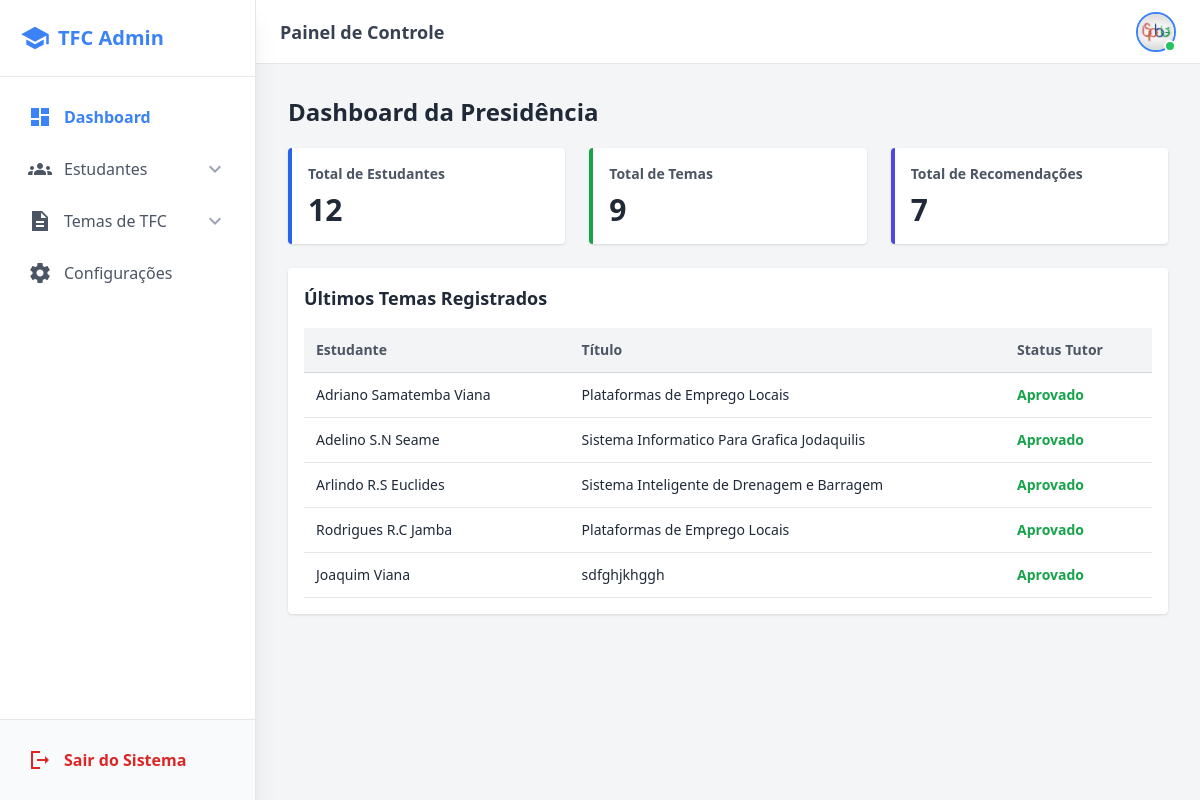
/dashboard/, run on the app's committed database.
### Coordenacao/models.py (models this page shows, shortened)
class Tema(models.Model):
    STATUS_TUTOR = (
        ('pendente', 'Pendente'),
        ('aprovado', 'Aprovado pelo tutor'),
        ('rejeitado', 'Rejeitado pelo tutor'),
    )
    STATUS_COORD = (
        ('pendente', 'Pendente'),
        ('aprovado', 'Aprovado pela coordenação'),
        ('rejeitado', 'Rejeitado pela coordenação'),
    )
    STATUS_FINAL = (
        ('pendente', 'Pendente'),
        ('aprovado', 'Aprovado'),
        ('rejeitado', 'Rejeitado'),
    )
    estudante = models.ForeignKey(
        Usuario,
        on_delete=models.CASCADE,
        related_name='temas',
        limit_choices_to={'perfil': 'estudante'}
    )
    titulo = models.CharField(max_length=200)
    descricao = models.TextField()
    resumo = models.FileField(upload_to='resumos/', blank=True, null=True)
    requerimento = models.FileField(upload_to='requer/', blank=True, null=True)
    tutor_indicado = models.ForeignKey(
        Usuario,
        on_delete=models.SET_NULL,
        blank=True,
        null=True,
        related_name='temas_orientados',
        limit_choices_to={'perfil': 'tutor'}
    )
    status_tutor = models.CharField(
        max_length=15,
        choices=STATUS_TUTOR,
        default='pendente'
    )
    status_coordenacao = models.CharField(
        max_length=20,
        choices=STATUS_COORD,
        default='pendente'
    )
    status_final = models.CharField(
        max_length=15,
        choices=STATUS_FINAL,
        default='pendente'
    )
    data_envio = models.DateTimeField(auto_now_add=True)
    data_atualizacao = models.DateTimeField(auto_now=True)

class Usuario(AbstractUser):
    TIPOS_USUARIO = (
        ("cordenacao", "cordenacao"),
        ("dac", "dac"),
        ("presidente", "professores"),
        ("estudante", "estudante"),
        ("area_cientifica", "area_cientifica"),
        ("tutor", "tutor"),
    )
    ESTADO_USUARIO = (
        ("activo", "activo"),
        ("desativado", "desativado"),
    )
    username = None
    email = models.EmailField(unique=True)
    nome = models.CharField(max_length=100)
    sobrenome = models.CharField(max_length=100)
    imagem = models.ImageField(
        upload_to="usuarios/",
        null=True,
        blank=True
    )
    perfil = models.CharField(
        max_length=20,
        choices=TIPOS_USUARIO,
    )
    estado_user = models.CharField(
        max_length=20,
        choices=ESTADO_USUARIO,
        default="desativado"
    )
    curso = models.ForeignKey(
        Curso, on_delete=models.SET_NULL, null=True, blank=True
    )
    depart = models.ForeignKey(
        Departamento, on_delete=models.SET_NULL, null=True, blank=True
    )
    telefone = models.CharField(max_length=9)
    USERNAME_FIELD = "email"
    REQUIRED_FIELDS = ["nome", "sobrenome"]
    objects = UsuarioManager()

### Coordenacao/views.py (the view)
# urls.py: path('dashboard/', views.dashboard_presidencia, name='dashboard_presidencia'),
def dashboard_presidencia(request):
    total_estudantes = Usuario.objects.filter(perfil="estudante").count()
    total_temas = Tema.objects.count()
    total_recomendacoes = Recomendacao.objects.count()
    ultimos_temas = Tema.objects.order_by('-id')[:5]
    context = {
        'total_estudantes': total_estudantes,
        'total_temas': total_temas,
        'total_recomendacoes': total_recomendacoes,
        'temas': ultimos_temas,
    }
    return render(request, 'admin/presidente.html', context)

### templates/admin/presidente.html (shortened to what this page needs)
{% extends 'admin/base.html' %}
{% load static %}
{% block content %}
<h2 class="text-2xl font-bold mb-5 animate-fadeSlide">Dashboard da Presidência</h2>
<div class="grid grid-cols-1 md:grid-cols-3 gap-6 animate-fade">
    <div class="bg-white shadow rounded p-4 border-l-4 border-blue-600">
        <h3 class="text-sm font-semibold text-gray-600">Total de Estudantes</h3>
        <p class="text-3xl font-bold text-gray-800 mt-2">{{ total_estudantes }}</p>
    </div>
    <div class="bg-white shadow rounded p-4 border-l-4 border-green-600">
        <h3 class="text-sm font-semibold text-gray-600">Total de Temas</h3>
        <p class="text-3xl font-bold text-gray-800 mt-2">{{ total_temas }}</p>
    </div>
    <div class="bg-white shadow rounded p-4 border-l-4 border-indigo-600">
        <h3 class="text-sm font-semibold text-gray-600">Total de Recomendações</h3>
        <p class="text-3xl font-bold text-gray-800 mt-2">{{ total_recomendacoes }}</p>
    </div>
</div>
<div class="mt-6 bg-white shadow rounded p-4 animate-fade">
    <h3 class="text-lg font-semibold mb-4">Últimos Temas Registrados</h3>
    <table class="w-full border-collapse">
        <thead>
            <tr class="bg-gray-100 border-b border-gray-300 text-left">
                <th class="p-3 text-sm font-semibold text-gray-600">Estudante</th>
                <th class="p-3 text-sm font-semibold text-gray-600">Título</th>
                <th class="p-3 text-sm font-semibold text-gray-600">Status Tutor</th>
            </tr>
        </thead>
        <tbody>
            {% for tema in temas %}
            <tr class="border-b hover:bg-gray-50 transition duration-150">
                <td class="p-3 text-sm text-gray-800">{{ tema.estudante.nome }} {{ tema.estudante.sobrenome }}</td>
                <td class="p-3 text-sm text-gray-800">{{ tema.titulo }}</td>
                <td class="p-3 text-sm font-semibold">
                    {% if tema.status_tutor == 'pendente' %}<span class="text-yellow-600">Pendente</span>
                    {% elif tema.status_tutor == 'aprovado' %}<span class="text-green-600">Aprovado</span>
                    {% elif tema.status_tutor == 'rejeitado' %}<span class="text-red-600">Rejeitado</span>{% endif %}
                </td>
            </tr>
            {% empty %}
            <tr>
                <td colspan="3" class="p-3 text-gray-600 text-center">Nenhum tema registrado.</td>
            </tr>
            {% endfor %}
        </tbody>
    </table>
</div>
{% endblock %}

### templates/admin/base.html (shortened to what this page needs)
{% load static %}
<!DOCTYPE html>
<html lang="pt">
<head>
  <script src="https://cdn.tailwindcss.com"></script>
</head>
<body class="bg-surface h-screen flex font-sans text-gray-800">
  <aside id="sidebar" class="fixed md:sticky top-0 left-0 h-screen w-64 bg-white shadow-xl flex flex-col z-50 transform -translate-x-full md:translate-x-0 transition-transform duration-300 ease-in-out border-r">
    <div class="p-5 flex items-center justify-between border-b shrink-0 bg-white">
      <h1 class="text-xl font-bold text-primary flex items-center gap-2">
        <span class="material-icons-sharp text-3xl">school</span>
        TFC Admin
      </h1>
    </div>
    <nav class="flex-1 overflow-y-auto p-4 space-y-1 custom-scrollbar">
      {% if request.user.perfil != "presidente" %}
      <a href="{% url 'admink' %}" class="flex items-center gap-3 p-3 rounded-xl hover:bg-primary/10 text-primary font-bold transition-all">
        <span class="material-icons-sharp">dashboard</span> Dashboard
      </a>
      <div class="submenu">
        <button class="w-full flex items-center justify-between p-3 rounded-xl hover:bg-gray-100 transition-all group">
          <div class="flex items-center gap-3 text-gray-600 group-hover:text-primary">
            <span class="material-icons-sharp">groups</span> Estudantes
          </div>
          <span class="material-icons-sharp text-gray-400 transition-transform duration-300">expand_more</span>
        </button>
      </div>
      <div class="submenu">
        <button class="w-full flex items-center justify-between p-3 rounded-xl hover:bg-gray-100 transition-all group">
          <div class="flex items-center gap-3 text-gray-600 group-hover:text-primary">
            <span class="material-icons-sharp">description</span> Temas de TFC
          </div>
          <span class="material-icons-sharp text-gray-400 transition-transform duration-300">expand_more</span>
        </button>
      </div>
      {% endif %}
      <a href="#" class="flex items-center gap-3 p-3 rounded-xl hover:bg-gray-100 text-gray-600 hover:text-primary font-medium transition-all">
        <span class="material-icons-sharp">settings</span> Configurações
      </a>
    </nav>
    <div class="p-4 border-t shrink-0 bg-gray-50">
      <a href="{% url 'sair' %}" class="flex items-center gap-3 p-3 rounded-xl text-red-600 hover:bg-red-50 font-bold transition-all">
        <span class="material-icons-sharp">logout</span> Sair do Sistema
      </a>
    </div>
  </aside>
  <div class="flex-1 flex flex-col h-screen overflow-hidden">
    <header class="h-16 flex items-center justify-between bg-white border-b px-6 shrink-0 z-40">
      <div class="flex items-center gap-4">
        <h2 class="text-lg font-bold text-gray-700 hidden sm:block">Painel de Controle</h2>
      </div>
      <div class="flex items-center gap-4">
        <div class="relative">
            <img src="{% static 'imgs/icons/finalispbie.jpg' %}" class="w-10 h-10 rounded-full border-2 border-primary object-cover">
            <div class="absolute bottom-0 right-0 w-3 h-3 bg-green-500 border-2 border-white rounded-full"></div>
        </div>
      </div>
    </header>
    <main class="flex-1 overflow-y-auto p-4 md:p-8 custom-scrollbar">
      <div class="max-w-7xl mx-auto">
        {% block content %}
        {% endblock %}
      </div>
    </main>
  </div>
</body>
</html>

### templates/admin/base.html (style rules this page uses)
body { overflow: hidden; }

### data on the page
Tema: estudante.nome "Adriano", estudante.sobrenome "Samatemba Viana", titulo "Plataformas de Emprego Locais", status_tutor "Aprovado"
Tema: estudante.nome "Adelino", estudante.sobrenome "S.N Seame", titulo "Sistema Informatico Para Grafica Jodaquilis", status_tutor "Aprovado"
Tema: estudante.nome "Arlindo", estudante.sobrenome "R.S Euclides", titulo "Sistema Inteligente de Drenagem e Barragem", status_tutor "Aprovado"
Tema: estudante.nome "Rodrigues", estudante.sobrenome "R.C Jamba", titulo "Plataformas de Emprego Locais", status_tutor "Aprovado"
Tema: estudante.nome "Joaquim", estudante.sobrenome "Viana", titulo "sdfghjkhggh", status_tutor "Aprovado"

### other printed values
{{ total_estudantes }} "12"
{{ total_temas }} "9"
{{ total_recomendacoes }} "7"
